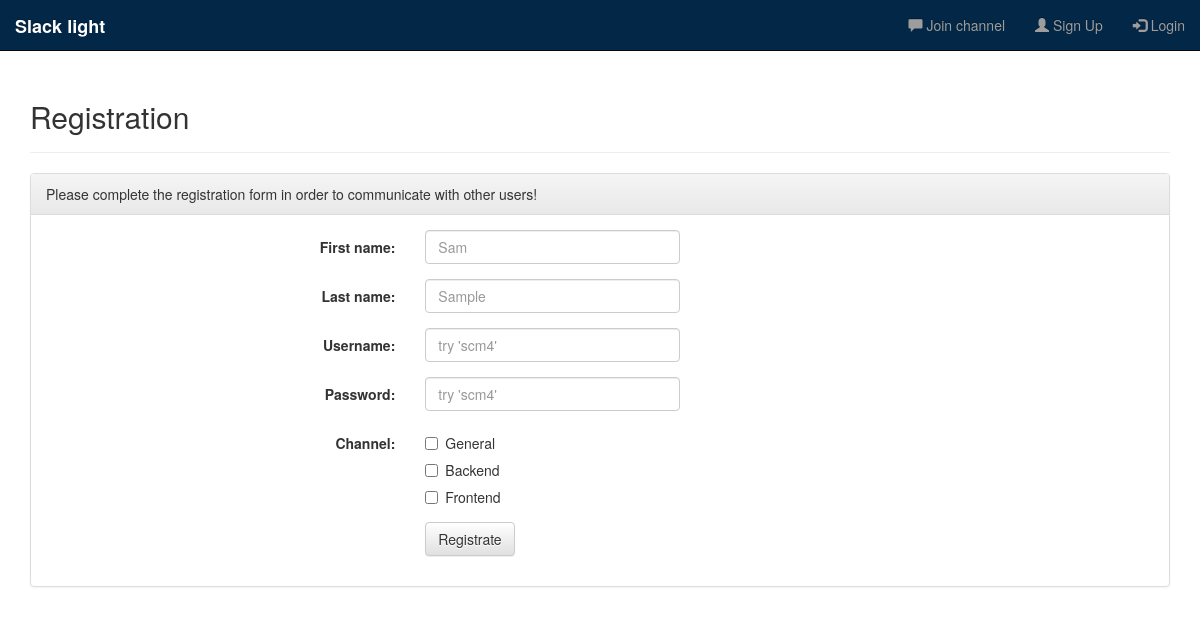
The app's page /index.php?view=registration with its own data.
### tables this page shows
CREATE TABLE IF NOT EXISTS `Channel` (
`channelId` int(11) NOT NULL AUTO_INCREMENT,
  `name` varchar(45) NOT NULL,
  PRIMARY KEY(`channelId`)
);

### lib/Util.php (called while the page is built, shortened)
<?php
class Util extends BaseObject {
	public static function action($action, $params = null) {
		$page = isset($_REQUEST['page']) && $_REQUEST['page'] ? $_REQUEST['page'] : $_SERVER['REQUEST_URI'];
        $page = explode('?', $page)[0];
        $ret = 'index.php?action=' . rawurlencode($action) . '&page=' . rawurlencode($page);
		return $ret;
	}
}
?>

### lib/data/DataManager_pdo.php (called while the page is built, shortened)
<?php
class DataManager {
    private static $__connection;
    private static function getConnection() {
        if (!isset(self::$__connection)) {
            self::$__connection = new PDO('mysql:host=localhost;dbname=fh_2015_scm4_1310307036;charset=utf8', 'root', '');
        }
        return self::$__connection;
    }
    private static function query($connection, $query, $parameters = array()) {
        $statement = $connection->prepare($query);
        $statement->execute();
        return $statement;
    }
    private static function fetchObject($cursor) {
        return $cursor->fetchObject();
    }
    public static function getChannels() {
        $channels = array();
        $con = self::getConnection();
        $res = self::query($con, "SELECT channelId, name FROM channel;");
        while ($ch = self::fetchObject($res)) {
            $channels[] = new Channel($ch->channelId, $ch->name);
        }
        return $channels;
    }
}

### lib/Channel.php (called while the page is built, shortened)
<?php
class Channel extends Entity {
    private $name;
    public function __construct($id, $name) {
        $this->name = $name;
    }
    public function getName() {
        return $this->name;
    }
}

### views/registration.php (the view)
<?php
include_once("views/partials/header.php");
?>
<div class="page-header">
    <h2>Registration</h2>
</div>
<div class="panel panel-default">
    <div class="panel-heading">
        Please complete the registration form in order to communicate with other users!
    </div>
    <div class="panel-body">
        <form class="form-horizontal" method="post" action="<?php echo Util::action('registrate');?>">
            <div class="form-group">
                <label for="inputName" class="col-sm-4 control-label">First name: </label>
                <div class="col-sm-3">
                    <input type="text" class="form-control" id="firstName" name="firstName" placeholder="Sam" required>
                </div>
            </div>
            <div class="form-group">
                <label for="inputName" class="col-sm-4 control-label">Last name: </label>
                <div class="col-sm-3">
                    <input type="text" class="form-control" id="lastName" name="lastName" placeholder="Sample" required>
                </div>
            </div>
            <div class="form-group">
                <label for="inputName" class="col-sm-4 control-label">Username: </label>
                <div class="col-sm-3">
                    <input type="text" class="form-control" id="username" name="username" placeholder="try 'scm4'" required>
                </div>
            </div>
            <div class="form-group">
                <label for="inputPassword" class="col-sm-4 control-label">Password:</label>
                <div class="col-sm-3">
                    <input type="password" class="form-control" id="inputPassword" name="password" placeholder="try 'scm4'" required>
                </div>
            </div>
            <div class = "form-group">
                <label for="channel" class="col-sm-4 control-label">Channel:</label>
                <div class = "col-sm-3">
                        <?php
                            $channels = DataManager::getChannels();
                            foreach($channels as $channel) { ?>
                                <div class="checkbox">
                                    <label><input type="checkbox" name="channels[]" value="<?php echo $channel->getName();?>"><?php echo $channel->getName();?></label>
                                </div>
                            <?php } ?>
                </div>
            </div>
            <div class="form-group">
                <div class="col-sm-offset-4 col-sm-3">
                    <button type="submit" class="btn btn-default">Registrate</button>
                </div>
            </div>
        </form>
    </div>
</div>
<?php
include_once("views/partials/footer.php");
?>

### assets/main.css (style rules this page uses)
body { padding-top: 60px; }

### records on screen
channel: name "General"
channel: name "Backend"
channel: name "Frontend"
